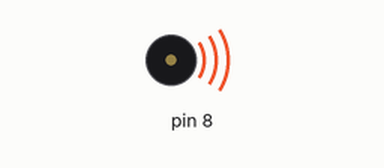
Simulated run of this sketch. Board: Arduino Uno, built with avr-gcc and run on an emulated ATmega328P. Shown: buzzer (waves = sounding).

Above: at 0.1 s.
At 14.9 s:
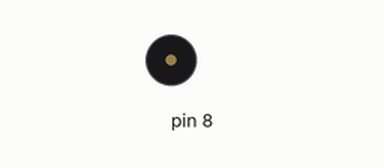
Timing chart, 0 to 16.4 s (numbered marks = the images above):
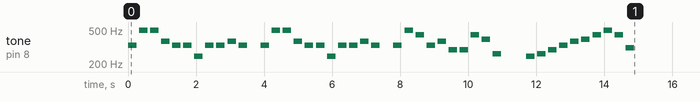

The sketch:

audio_homework2_tonemelody_.ino
```cpp
#include "pitches.h"

// notes in the melody:
int melody[] = {
  NOTE_E4, NOTE_B4, NOTE_B4, NOTE_FS4, NOTE_E4, NOTE_E4, NOTE_B3, NOTE_E4, NOTE_E4, NOTE_FS4, NOTE_E4, 0,
  NOTE_E4, NOTE_B4, NOTE_B4, NOTE_FS4, NOTE_E4, NOTE_E4, NOTE_B3, NOTE_E4, NOTE_E4, NOTE_FS4, NOTE_E4, 0,
  NOTE_E4, NOTE_B4, NOTE_A4, NOTE_E4, NOTE_FS4, NOTE_D4, NOTE_D4, NOTE_A4, NOTE_G4, NOTE_C4, 0, 0,
  NOTE_B3, NOTE_C4, NOTE_D4, NOTE_E4, NOTE_FS4, NOTE_G4, NOTE_A4, NOTE_B4, NOTE_A4, NOTE_DS4, 0, 0
};

// note durations: 4 = quarter note:
int noteDurations = 4;

void setup() {
  // iterate over the notes of the melody:
  for (int thisNote = 0; thisNote < 50; thisNote++) {

    // to calculate the note duration, take one second divided by the note type.
    int noteDuration = 1000 / noteDurations;
    tone(8, melody[thisNote], noteDuration);

    // to distinguish the notes, set a minimum time between them.
    int pauseBetweenNotes = noteDuration * 1.30;
    delay(pauseBetweenNotes);
    // stop the tone playing:
    noTone(8);
  }
}

void loop() {
  // no need to repeat the melody.
}
```
